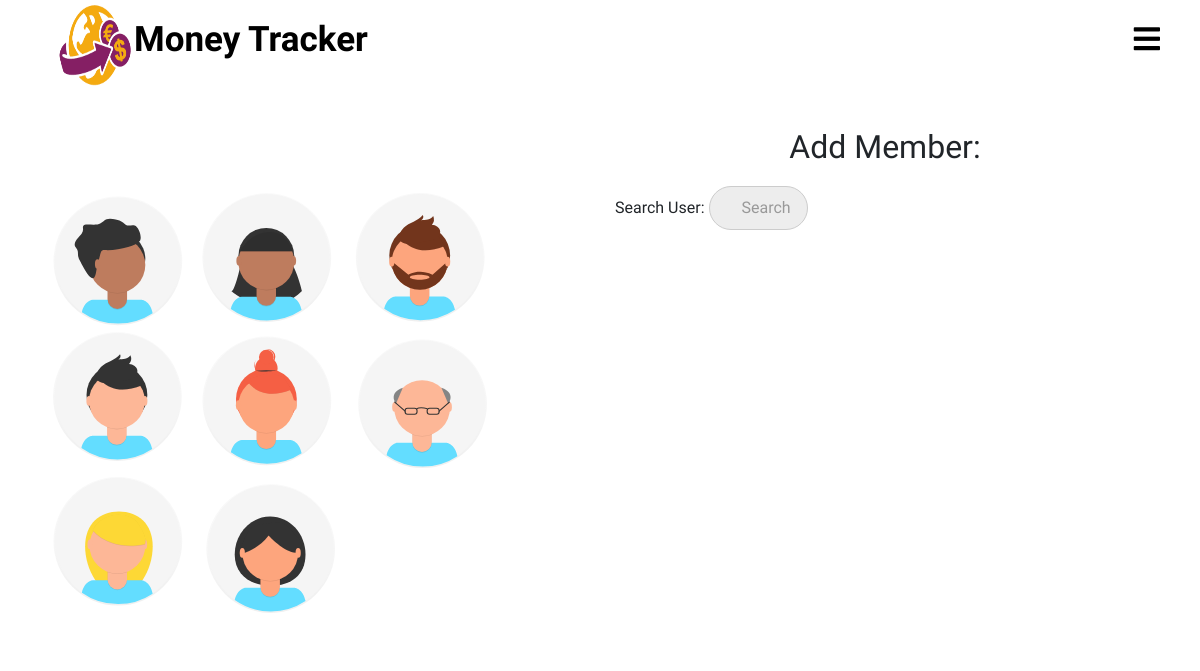
/splitter/members_list/1/, run on an earlier commit of the app's database.
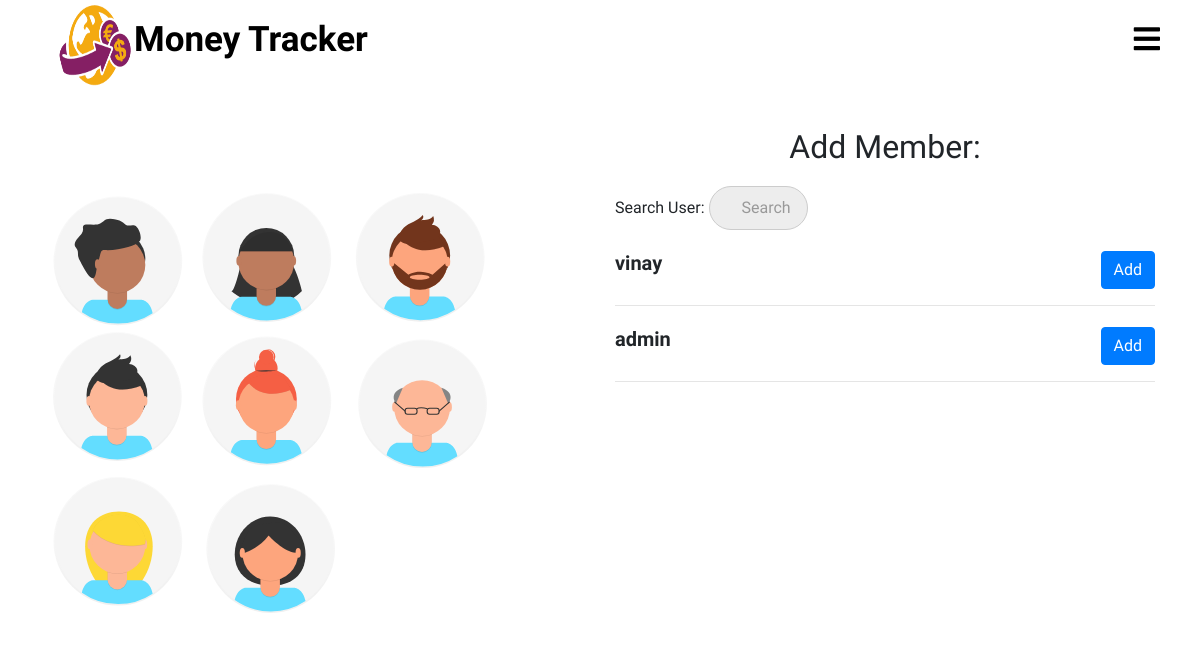
And on a later commit of the database.
### splitter/models.py (models this page shows)
class User(AbstractUser):
    pass

### splitter/views.py (the view)
# urls.py: path('members_list/<int:pk>/',views.list_members,name="list_members"),
def list_members(request,pk):
    rooms = get_object_or_404(room,pk=pk)
    query = request.GET.get("q", None)
    members = room_members.objects.filter(room=rooms)
    members_list = [x.member for x in members]
    qs = User.objects.all()
    if query is not None:
        qs = qs.filter(
                Q(username__icontains=query)
                )
    qs_one = []
    for x in qs:
        if x in members_list:
            pass
        else:
            qs_one.append(x)
    context = {
        "members_list": qs_one,
        "rooms":rooms
    }
    template = "splitter/members_list.html"
    return render(request, template, context)

### templates/splitter/members_list.html
{% extends 'splitter/base.html' %}
{% load static %}
{% block css %}
  <link rel="stylesheet" href="{% static 'css/mysearchbar.css' %}">
  <link rel="stylesheet" href="{% static 'css/members_list.css' %}">
{% endblock %}
{% block content %}
<div class="add-member-page">
  <div class="row">
    <div class="col-lg-6">
      <div class="add-member-img-grid">
        <img src="{% static 'images/undraw_team_ih79.svg' %}" alt="" class="add-member-img">
      </div>
    </div>
    <div class="col-lg-6">
      <div class="container add-member-grid">
        <h2>Add Member:</h2>
        <form method='GET' action="{% url 'splitter:list_members' pk=rooms.pk %}">
          <p>Search User: <input type='search' name='q' placeholder='Search'></p>
        </form>
        {% for obj in members_list %}
        <div class="member-box">
        <h5><b>{{ obj.username }}</b>
        <div class="add-button">
          <a href="{% url 'splitter:add_member' pk=rooms.pk id=obj.id %}" class="btn btn-primary">Add</a>
        </div>
        </h5>
        </div>
        <hr>
        {% endfor %}
      </div>
    </div>
  </div>
</div>
{% endblock %}

What changed in the data, as far as the page shows it:
added User: username "vinay"
added User: username "admin"
